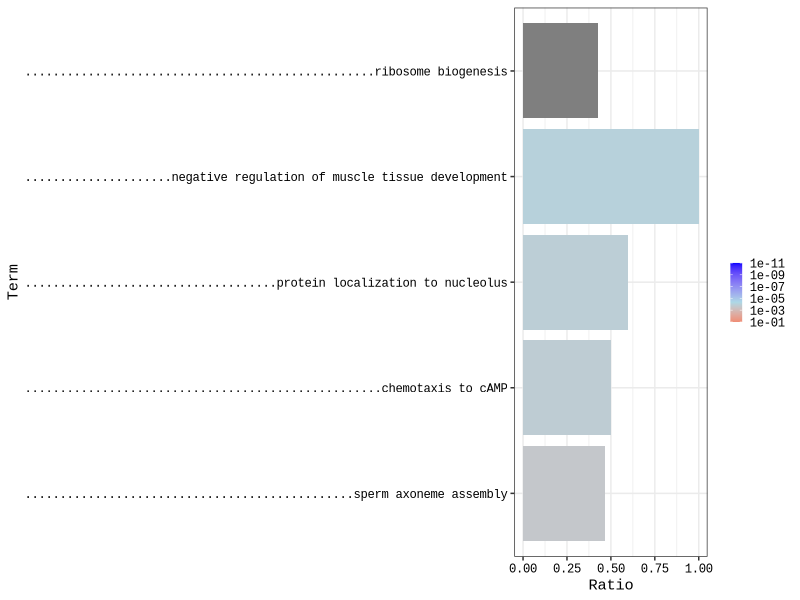
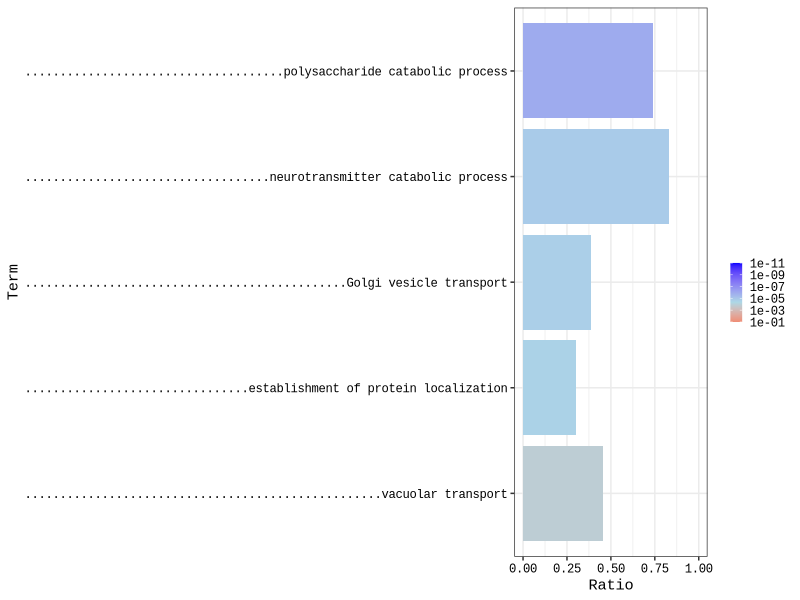
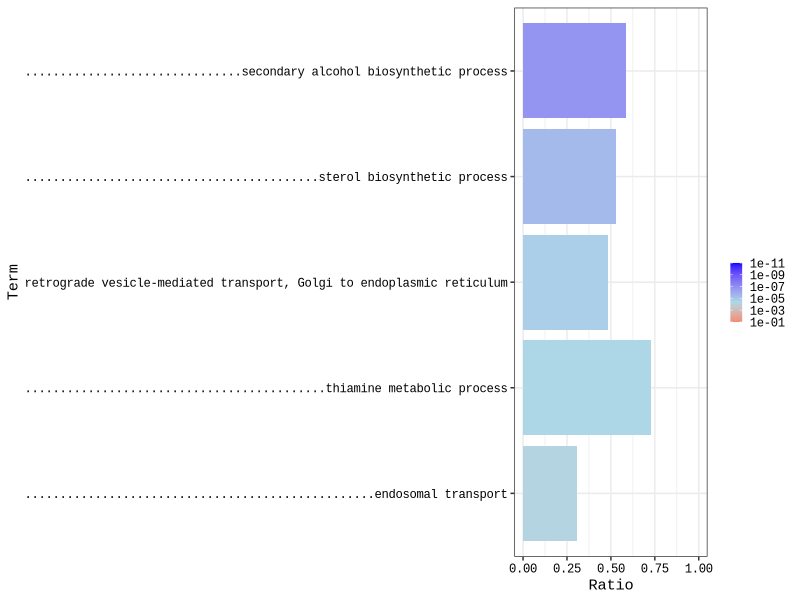
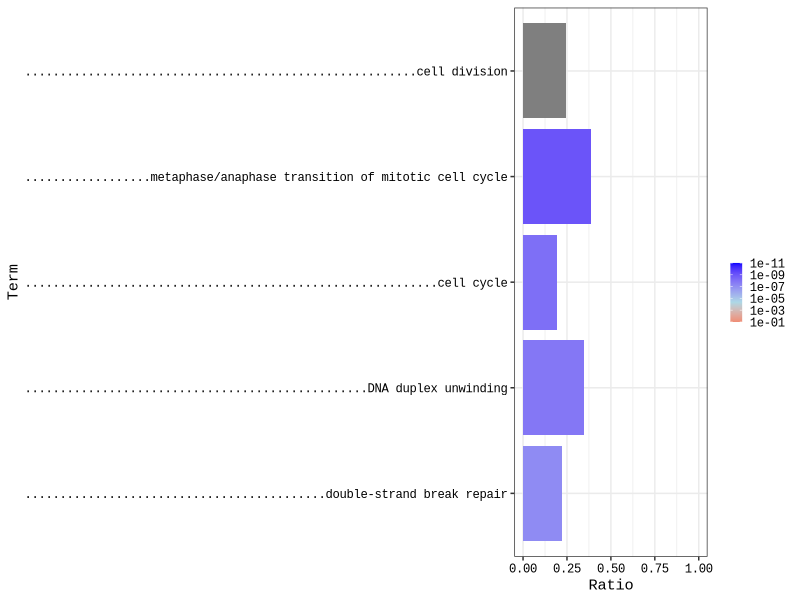
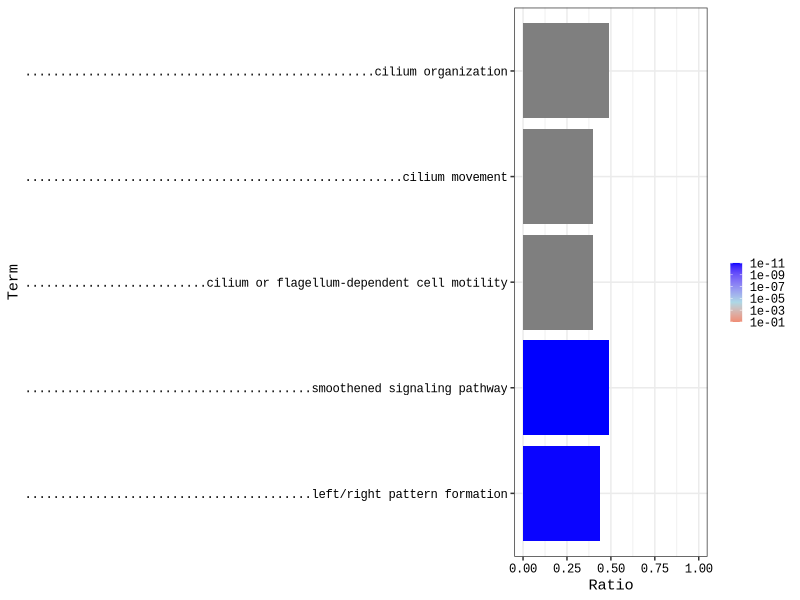
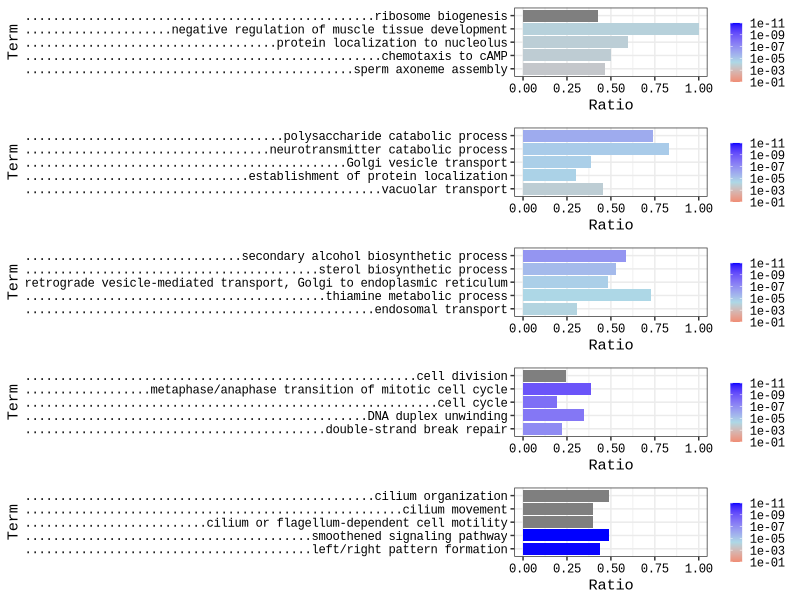
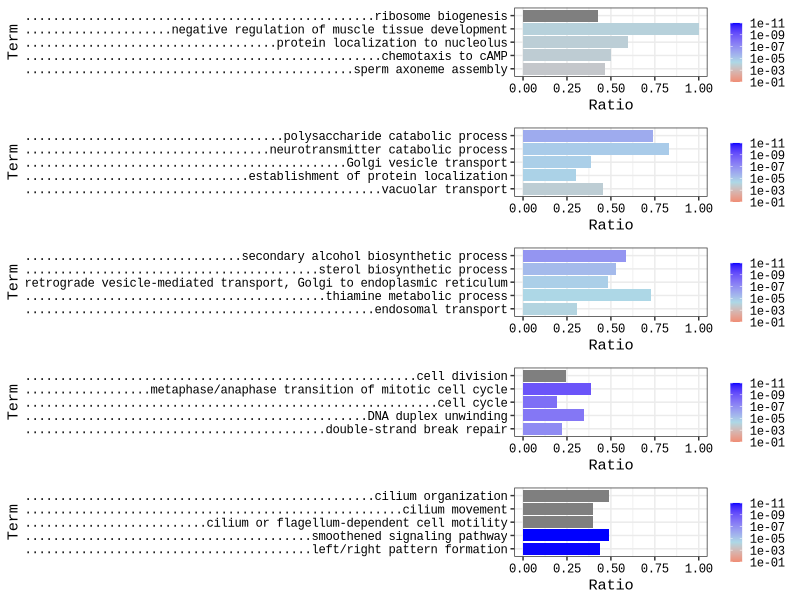

These figures' R source, in order:
###This code will make a plot similar to Figure 2B from the manuscript. 

###Can be run with provided GO data tables in the /GOtables directory

#Or: all required data can be generated using the two following scripts
#First run: "Cperk_TimeCourse_DEGanalyses.R" to create scaled gene matrix and clustering objects
#Next run: "Cperk_TimeCourse_GOanalyses.R" to create GO tables for plotting.

#libraries needed
library(ggplot2)
library(DBI)
library(gridExtra)
library(Cairo)

###clusters renumbered based on expression patterns after initial random assignment (reproducible seed=20).
#Old Cluster 5 becomes Cluster 1
#Old Cluster 2 remains Cluster 2
#Old Cluster 1 becomes Cluster 3
#Old Cluster 3 becomes Cluster 4
#Old Cluster 4 becomes Cluster 5

###read in GO tables for plotting
c1<-read.table("GOtables/5_GOPBtbls.txt",sep="\t",header=T)
c2<-read.table("GOtables/2_GOPBtbls.txt",sep="\t",header=T)
c3<-read.table("GOtables/1_GOPBtbls.txt",sep="\t",header=T)
c4<-read.table("GOtables/3_GOPBtbls.txt",sep="\t",header=T)
c5<-read.table("GOtables/4_GOPBtbls.txt",sep="\t",header=T)

all_labels<-rbind(c1[1:5,],c2[1:5,],c3[1:5,],c4[1:5,],c5[1:5,])$Term

###define a function to plot the GO data
plotOGs<-function(x){
y = "Ratio"
df<-x[1:5,]
df$Ratio<-df$Significant/df$Annotated
colnames(df)[4]<-"Count"
colnames(df)[6]<-"Scores"
df$Scores<-as.numeric(gsub("< ","",df$Scores))

# Find the length of the longest label
max_length <- max(nchar(as.character(all_labels)))
  
# Pad all labels to have the same length, right-justified, using a specific character (e.g., '.')
df$Term <- factor(sapply(as.character(df$Term), function(t) {
  padding_length <- max_length - nchar(t)
  padding <- paste(rep(".", padding_length), collapse = "")
  paste0(padding, t)
}))

# Define variable mapping
map <- aes_string(x = "Term", y = y, fill = "Scores")
df$Term <- factor(df$Term, levels = df$Term[order(-df$Scores)])
library(scales)
my_breaks = c(1e-1, 1e-3, 1e-5, 1e-7, 1e-9, 1e-11)

# Make the ggplot
p <- ggplot(df, map) + geom_bar(stat = "identity") + coord_flip() + theme_bw() + ylim(0,1) +
scale_fill_gradient2(low = "blue",mid = "lightblue", high = "red",trans = "log",midpoint=-10,breaks=my_breaks,limits=c(1e-11, 1e-1)) +
guides(fill = guide_colorbar(title = "", reverse = TRUE))+
theme(legend.key.size = unit(3, 'mm'))

# Adjust theme components
p <- p + theme(axis.text.x = element_text(colour = "black", vjust = 1), 
text = element_text(family = "Courier New"), # Set font family to Courier
axis.text.y = element_text(colour = "black", hjust = 1),
axis.title = element_text(color = "black", margin = margin(10, 5, 0, 0)),
axis.title.y = element_text(angle = 90))

print(p)
}

p1<-plotOGs(c1)
p2<-plotOGs(c2)
p3<-plotOGs(c3)
p4<-plotOGs(c4)
p5<-plotOGs(c5)

#plot to screen using grid.arrange (from gridExtra)
grid.arrange(p1, p2, p3, p4, p5, nrow = 5)

###make a pdf--aligns plots.
CairoPDF("GOplots.pdf", width = 11, height = 8.5) # Adjust size as needed

# Arrange and plot using grid.arrange
grid.arrange(p1, p2, p3, p4, p5, nrow = 5)

# Close the PDF device
dev.off()
